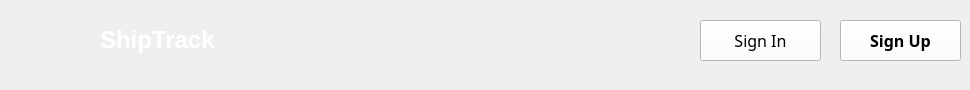
    <widget class="QWidget" name="sign_up">
     <widget class="QPushButton" name="signinButton_2">
      <property name="geometry">
       <rect>
        <x>700</x>
        <y>20</y>
        <width>121</width>
        <height>41</height>
       </rect>
      </property>
      <property name="font">
       <font>
        <family>Glacial Indifference</family>
        <pointsize>12</pointsize>
        <weight>50</weight>
        <bold>false</bold>
       </font>
      </property>
      <property name="styleSheet">
       <string notr="true">background-color: rgb(255, 255, 255);
</string>
      </property>
      <property name="text">
       <string>Sign In</string>
      </property>
     </widget>
     <widget class="QLabel" name="shiptracklabel_4">
      <property name="geometry">
       <rect>
        <x>100</x>
        <y>20</y>
        <width>121</width>
        <height>41</height>
       </rect>
      </property>
      <property name="text">
       <string>&lt;html&gt;&lt;head/&gt;&lt;body&gt;&lt;p&gt;&lt;span style=&quot; font-size:18pt; font-weight:600; color:#ffffff;&quot;&gt;ShipTrack&lt;/span&gt;&lt;/p&gt;&lt;/body&gt;&lt;/html&gt;</string>
      </property>
      <property name="scaledContents">
       <bool>false</bool>
      </property>
     </widget>
     <widget class="QPushButton" name="signupButton_2">
      <property name="geometry">
       <rect>
        <x>840</x>
        <y>20</y>
        <width>121</width>
        <height>41</height>
       </rect>
      </property>
      <property name="font">
       <font>
        <family>Glacial Indifference</family>
        <pointsize>12</pointsize>
        <weight>75</weight>
        <bold>true</bold>
       </font>
      </property>
      <property name="styleSheet">
       <string notr="true">background-color: rgb(255, 255, 255);
</string>
      </property>
      <property name="text">
       <string>Sign Up</string>
      </property>
     </widget>
     <widget class="QLabel" name="shiptracklogo_4">
      <property name="geometry">
       <rect>
        <x>10</x>
        <y>0</y>
        <width>91</width>
        <height>81</height>
       </rect>
      </property>
      <property name="text">
       <string/>
      </property>
      <property name="pixmap">
       <pixmap>Logowhite.png</pixmap>
      </property>
      <property name="scaledContents">
       <bool>true</bool>
      </property>
      <property name="margin">
       <number>0</number>
      </property>
     </widget>
    </widget>
